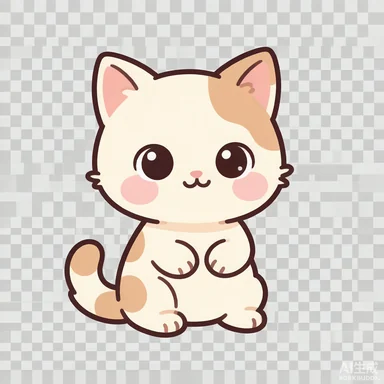
#> input picture cat-images/baby.webp, 384 x 384 px
$ python -i paint-cutout.py   (imports and definitions only)
#> lines starting #> are read from the running program, lines starting #| are printed output that depends on the picture
#!/usr/bin/env python
# -*- coding: utf-8 -*-
"""
抠图工具：把「纯平背景 + 厚涂主体」的生成图切成透明 PNG/WebP。

为什么需要它
-----------
图像模型给出的 "transparent background" 经常不可靠：有的把透明画成棋盘格底纹，
有的干脆输出不透明底色。稳妥的做法是让模型画在**纯平单色底**上，再用程序精确抠除。

处理链路
--------
1. 从四边漫水填充（BFS），只吃掉与边框连通的背景 → 主体内部的同色区域不会被误删
2. 只保留最大连通域 → 顺手去掉角落的生成水印、飞白、杂点
3. 边缘去色污染：抗锯齿像素是「主体色 × 背景色」的混合，
   反解出真实 alpha 并还原主体色 → 消除深色描边光晕
4. 按 alpha 裁边（含留白）→ 缩放到目标尺寸 → 存 WebP（保留 alpha）

用法
----
    python tools/paint-cutout.py <输入图> <输出图> [--size 384] [--pad 6]
"""
import sys
import os
from collections import deque

from PIL import Image


def border_color(px, w, h, step=3):
    """取四边像素的中位数作为背景色，比取单点更稳。"""
    samples = []
    for x in range(0, w, step):
        samples.append(px[x, 0])
        samples.append(px[x, h - 1])
    for y in range(0, h, step):
        samples.append(px[0, y])
        samples.append(px[w - 1, y])
    ch = []
    for i in range(3):
        vals = sorted(s[i] for s in samples)
        ch.append(vals[len(vals) // 2])
    return tuple(ch)


def dist2(p, b):
    return (p[0] - b[0]) ** 2 + (p[1] - b[1]) ** 2 + (p[2] - b[2]) ** 2


def flood_bg(px, w, h, bg, tol):
    """从四边 BFS，吃掉与边框连通的背景像素。返回 visited 标记（1=背景）。"""
    lim = tol * tol
    seen = bytearray(w * h)
    q = deque()

    def push(x, y):
        i = y * w + x
        if not seen[i] and dist2(px[x, y], bg) <= lim:
            seen[i] = 1
            q.append(i)

    for x in range(w):
        push(x, 0)
        push(x, h - 1)
    for y in range(h):
        push(0, y)
        push(w - 1, y)

    while q:
        i = q.popleft()
        x, y = i % w, i // w
        if x > 0:
            push(x - 1, y)
        if x < w - 1:
            push(x + 1, y)
        if y > 0:
            push(x, y - 1)
        if y < h - 1:
            push(x, y + 1)
    return seen


def largest_component(seen, w, h):
    """在非背景像素里找最大连通域，其余（水印/杂点）丢弃。"""
    subj = bytearray(1 if v == 0 else 0 for v in seen)
    best = None
    visited = bytearray(w * h)
    for start in range(w * h):
        if not subj[start] or visited[start]:
            continue
        comp = []
        q = deque([start])
        visited[start] = 1
        while q:
            i = q.popleft()
            comp.append(i)
            x, y = i % w, i // w
            for dx, dy in ((1, 0), (-1, 0), (0, 1), (0, -1)):
                nx, ny = x + dx, y + dy
                if 0 <= nx < w and 0 <= ny < h:
                    j = ny * w + nx
                    if subj[j] and not visited[j]:
                        visited[j] = 1
                        q.append(j)
        if best is None or len(comp) > len(best):
            best = comp
    return set(best or [])


def build_alpha(px, w, h, keep, bg):
    """生成 alpha 通道；对抗锯齿像素做去色污染处理。

    观测值 O = a·C + (1-a)·B（C 为真实主体色，B 为背景色）
    分两步：
      1) 由 O 与 B 的距离比例反解出 a —— 得到平滑边缘
      2) 边缘像素的颜色**直接取自最近的实心像素**（BFS 就近传播）
         而不是反解 —— 反解在低 alpha 处会放大误差，留下背景色残余
    """
    alpha = bytearray(w * h)
    for i in keep:
        alpha[i] = 255

    # 找实心像素（八邻域全在 keep 内）：它们的颜色未受背景污染
    solid = bytearray(w * h)
    for i in keep:
        x, y = i % w, i // w
        ok = True
        for dx in (-1, 0, 1):
            for dy in (-1, 0, 1):
                nx, ny = x + dx, y + dy
                if not (0 <= nx < w and 0 <= ny < h):
                    continue
                if ny * w + nx not in keep:
                    ok = False
                    break
            if not ok:
                break
        if ok:
            solid[i] = 1

    # —— 步骤 1：反解 alpha（只对边缘带） ——
    # 边缘带 = keep 中与透明区相邻的像素
    band = []
    for i in keep:
        if solid[i]:
            continue
        x, y = i % w, i // w
        touch = False
        for dx in (-1, 0, 1):
            for dy in (-1, 0, 1):
                nx, ny = x + dx, y + dy
                if not (0 <= nx < w and 0 <= ny < h):
                    continue
                if ny * w + nx not in keep:
                    touch = True
                    break
            if touch:
                break
        if touch:
            band.append(i)

    # 参考实心色：BFS 从实心像素向外扩散，边缘像素取最先到达者的颜色
    ref = {}
    q = deque()
    for i in range(w * h):
        if solid[i]:
            q.append(i)
            ref[i] = px[i % w, i // w]
    while q:
        i = q.popleft()
        x, y = i % w, i // w
        c = ref[i]
        for dx, dy in ((1, 0), (-1, 0), (0, 1), (0, -1)):
            nx, ny = x + dx, y + dy
            if 0 <= nx < w and 0 <= ny < h:
                j = ny * w + nx
                if j in keep and j not in ref:
                    ref[j] = c
                    q.append(j)

    for i in band:
        x, y = i % w, i // w
        c = ref.get(i)
        p = px[x, y]
        if c is not None:
            db = dist2(c, bg)
            if db >= 900:
                ratio = dist2(p, bg) / db
                if ratio < 1:
                    alpha[i] = int(round(255 * max(0.0, ratio) ** 0.5))
        # —— 步骤 2：用实心色替换，彻底去掉背景色残留 ——
        if c is not None:
            px[x, y] = c

    # 兜底：仍与背景同色且不透明的边缘像素直接判为透明
    lim = 22 * 22
    for i in band:
        if alpha[i] and dist2(px[i % w, i // w], bg) <= lim:
            alpha[i] = 0
    return alpha


def despill(px, w, h, keep, bg, band_px=3, tol=10):
    """去溢色：主体边缘常被背景的环境色染上一层（模型会在主体上画出背景反光）。

    做法是找出背景色最"突出"的那个通道，在**紧贴透明区的边缘带**内把它向
    另外两个通道的较大值收敛 —— 只动色相，不动明度，因此不会破坏厚涂的层次。
    """
    ch = sorted(range(3), key=lambda i: bg[i])[-1]      # 背景最突出的通道
    others = [i for i in range(3) if i != ch]

    # 计算距透明区的距离（以透明像素为源做多源 BFS）
    dist = {}
    q = deque()
    for i in range(w * h):
        if i not in keep:
            dist[i] = 0
            q.append(i)
    while q:
        i = q.popleft()
        d = dist[i]
        if d >= band_px:
            continue
        x, y = i % w, i // w
        for dx, dy in ((1, 0), (-1, 0), (0, 1), (0, -1)):
            nx, ny = x + dx, y + dy
            if 0 <= nx < w and 0 <= ny < h:
                j = ny * w + nx
                if j in keep and j not in dist:
                    dist[j] = d + 1
                    q.append(j)

    fixed = 0
    for i in keep:
        if dist.get(i, 99) > band_px:
            continue
        x, y = i % w, i // w
        p = list(px[x, y])
        cap = max(p[others[0]], p[others[1]]) + tol
        if p[ch] > cap:
            p[ch] = cap
            px[x, y] = tuple(p)
            fixed += 1
    return fixed


def cut(src, dst, size=384, pad=6, tol=46):
#> called with src = '../cat-images/baby.webp', dst = 'out.png', size = 384, pad = 6, tol = 46
    im = Image.open(src).convert('RGB')
#> im is the input picture: PIL image 384x384 RGB; mean R, G, B 216.4, 209.7, 202.7
    w, h = im.size
#> w = 384; h = 384
    px = im.load()
    bg = border_color(px, w, h)
#> bg = (215, 216, 213)
    seen = flood_bg(px, w, h, bg, tol)
    keep = largest_component(seen, w, h)
#> keep = 47972 items
    if not keep:
        raise SystemExit('未找到主体，检查 tol 或输入图')
    alpha = build_alpha(px, w, h, keep, bg)
    spilled = despill(px, w, h, keep, bg)

    out = im.convert('RGBA')
    out.putalpha(Image.frombytes('L', (w, h), bytes(alpha)))
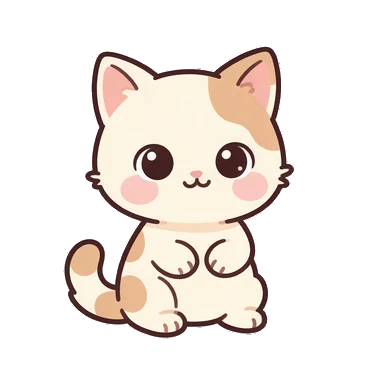
#> out: PIL image 384x384 RGBA; mean R, G, B, A 215.9, 209.1, 202.1, 82.1; transparent parts drawn white

    bb = out.getbbox()
    if bb:
        x0, y0, x1, y1 = bb
        x0 = max(0, x0 - pad)
        y0 = max(0, y0 - pad)
        x1 = min(w, x1 + pad)
        y1 = min(h, y1 + pad)
        out = out.crop((x0, y0, x1, y1))
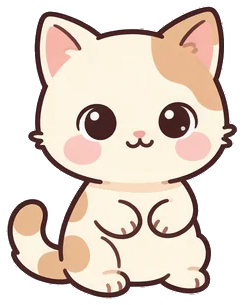
#> out: PIL image 243x305 RGBA; mean R, G, B, A 214.1, 199.9, 188.3, 163.4; transparent parts drawn white

    if size and max(out.size) > size:
        s = size / max(out.size)
        out = out.resize((max(1, round(out.width * s)), max(1, round(out.height * s))), Image.LANCZOS)

    out.save(dst, 'WEBP', quality=90, method=6)
    a = out.getchannel('A')
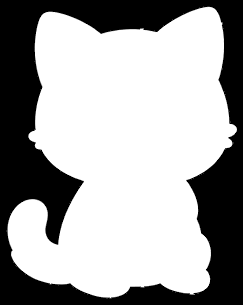
#> a: PIL image 243x305 L; min 0, max 255, mean 163.4
    on = a.point(lambda v: 255 if v > 8 else 0).histogram()[255]
    print('  %-22s bg=%s  主体占比 %.1f%%  去溢色 %d px  输出 %s %s  %.0fKB  alpha=%s'
          % (os.path.basename(dst), bg, 100.0 * on / (out.width * out.height), spilled,
             out.size, out.mode, os.path.getsize(dst) / 1024, a.getextrema()))
#|   out.png                bg=(215, 216, 213)  主体占比 64.7%  去溢色 0 px  输出 (243, 305) RGBA  14KB  alpha=(0, 255)
    return out


# [12 lines not run here, left out]

>>> result = cut('../cat-images/baby.webp', 'out.png')

$ run again, on cat-images/float.webp
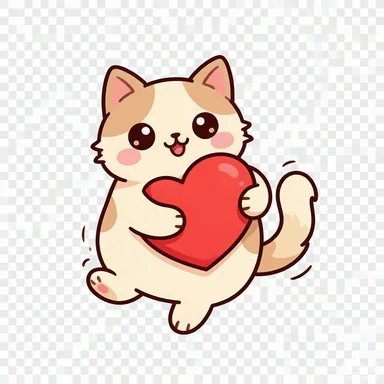
#> input picture cat-images/float.webp, 384 x 384 px
#> in cut, im is the input picture: PIL image 384x384 RGB; mean R, G, B 234.4, 219.5, 213.7
#> bg = (245, 245, 245)
#> keep = 40949 items
#> in cut, `out = out.crop((x0, y0, x1, y1))`:
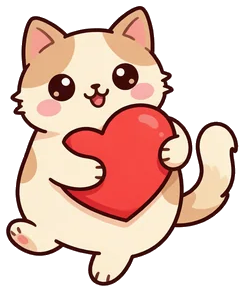
#> out: PIL image 245x292 RGBA; mean R, G, B, A 223.1, 191.7, 180.3, 144.2; transparent parts drawn white
#> in cut, `a = out.getchannel('A')`:
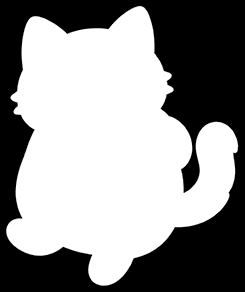
#> a: PIL image 245x292 L; min 0, max 255, mean 144.2
#|   out.png                bg=(245, 245, 245)  主体占比 57.2%  去溢色 0 px  输出 (245, 292) RGBA  14KB  alpha=(0, 255)
